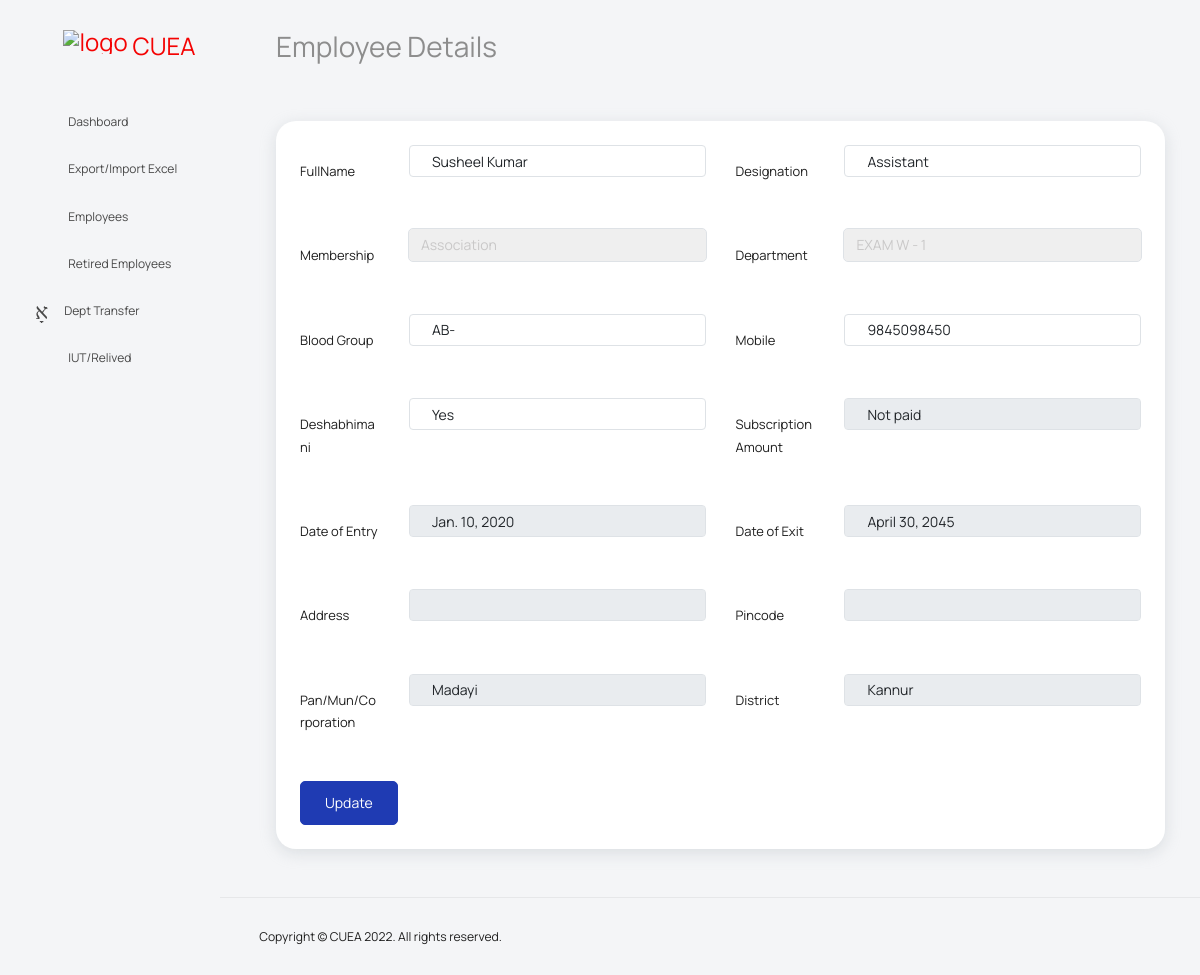
The page /details/39 (signed in) on the database as committed earlier.
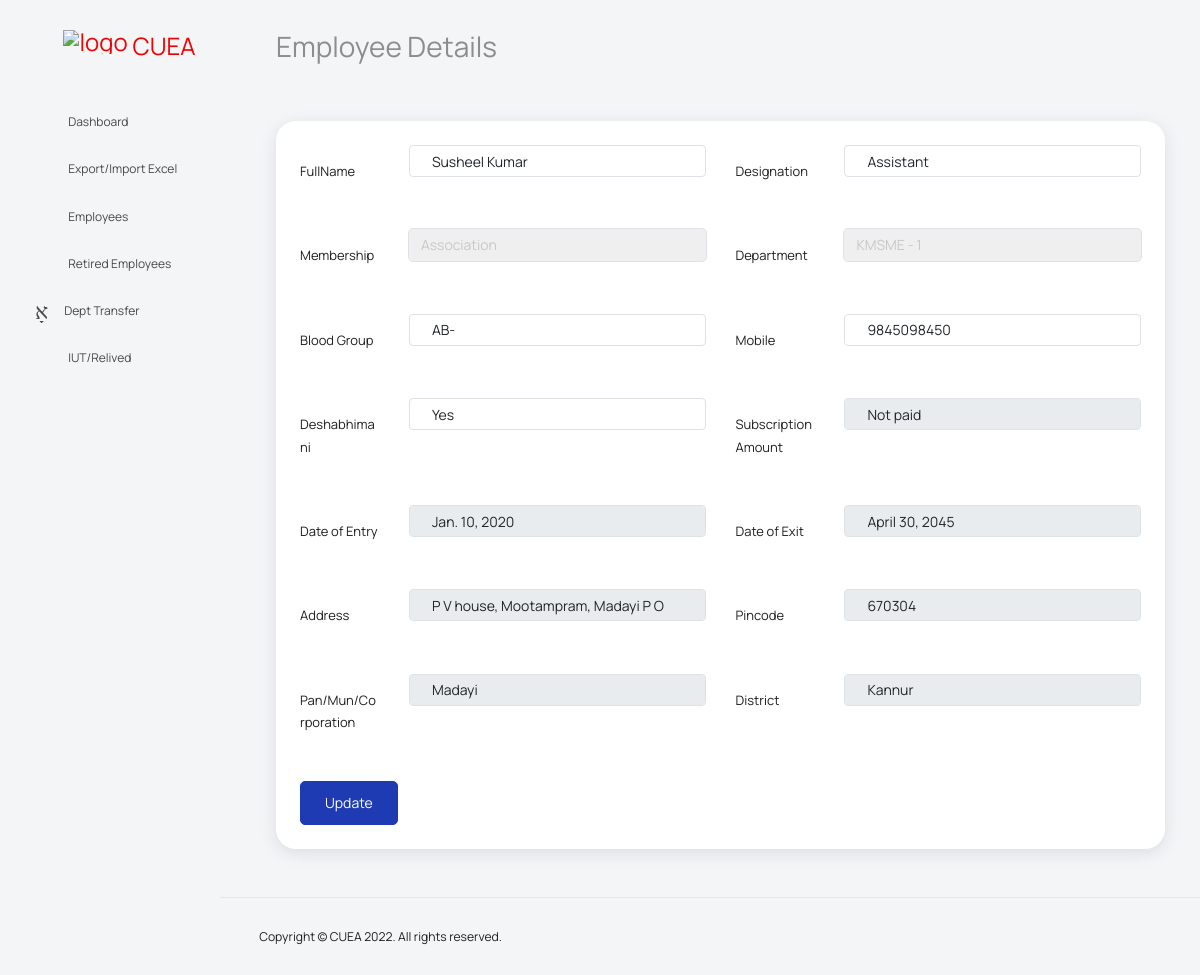
The same page on the database as committed later.
### contactsapp/models.py (models this page shows, shortened)
class Employees(models.Model):
    pf_number = models.IntegerField()
    name = models.CharField(max_length=50)
    sex = models.CharField(max_length=30, default="M")
    blood_group = models.CharField(max_length=10)
    mobile = models.CharField(max_length=20)
    address = models.TextField()
    district = models.CharField(max_length=20)
    pan_mun_cop = models.CharField(max_length=20)
    pin_code = models.CharField(max_length=20)

class EmployeeService(models.Model):
    MEMBERSHIP_CHOICES = (
        ("Association", "Association"),
        ("Union", "Union"),
        ("Neutral", "Neutral"),
    )
    employee = models.OneToOneField(Employees, on_delete=models.CASCADE, primary_key=True,)
    designation = models.CharField(max_length=50)
    department = models.ForeignKey(Section, null=True, on_delete=models.SET_NULL)
    membership = models.CharField(
                    max_length = 30,
                    choices = MEMBERSHIP_CHOICES,
                    default = 'Neuatral'
    )
    date_of_entry = models.DateField(null=True)
    date_of_retire = models.DateField(null=True)
    is_retired =  models.BooleanField(default=False)
    is_current_employee =  models.BooleanField(default=True)
    exit_remark = models.CharField(max_length=50, default="Retired")
    objects = models.Manager()
    dashboard = DashboardManager()

class EmployeeVote(models.Model):
    employee = models.OneToOneField(Employees, on_delete=models.CASCADE, primary_key=True,)
    legislative_assembly = models.CharField(max_length=30)
    loksabha_constituency = models.CharField(max_length=30)
    voters_id = models.CharField(max_length=30)
    deshabhimani_sub = models.CharField(default="No Sub", max_length=30)
    subscription_amount = models.CharField(max_length=20)
    dashboard = VoteManager()

### contactsapp/views.py (the view, shortened to what this page needs)
# urls.py: path('details/<pk>', EmployeeDetailView.as_view(), name="employee_detail_view"),
class EmployeeDetailView(LoginRequiredMixin, DetailView):
    model = Employees
    def get_context_data(self, *args, **kwargs):
        context = super(EmployeeDetailView,
             self).get_context_data(*args, **kwargs)
        context["sections"] = Section.objects.all()
        return context

### contactsapp/models.py (called while the page is built)
    def __str__(self):
        return '{unit}'.format(unit=self.unit)

    def __str__(self):
        return '{section} - {unit}'.format(section=self.section, unit=self.unit)

### contactsapp/templates/contactsapp/employees_detail.html (shortened to what this page needs)
<!DOCTYPE html>
<html lang="en">
<head>
  <link rel="stylesheet" href="/static/vendors/feather/feather.css">
  <link rel="stylesheet" href="/static/vendors/mdi/css/materialdesignicons.min.css">
  <link rel="stylesheet" href="/static/vendors/ti-icons/css/themify-icons.css">
  <link rel="stylesheet" href="/static/vendors/typicons/typicons.css">
  <link rel="stylesheet" href="/static/vendors/simple-line-icons/css/simple-line-icons.css">
  <link rel="stylesheet" href="/static/vendors/css/vendor.bundle.base.css">
  <link rel="stylesheet" href="/static/vendors/select2/select2.min.css">
  <link rel="stylesheet" href="/static/vendors/select2-bootstrap-theme/select2-bootstrap.min.css">
  <link rel="stylesheet" href="/static/css/vertical-layout-light/style.css">
</head>
<body>
  <div class="container-scroller">
    <nav class="navbar default-layout col-lg-12 col-12 p-0 fixed-top d-flex align-items-top flex-row">
      <div class="text-center navbar-brand-wrapper d-flex align-items-center justify-content-start">
        <div class="me-3">
          <button class="navbar-toggler navbar-toggler align-self-center" type="button" data-bs-toggle="minimize">
            <span class="icon-menu"></span>
          </button>
        </div>
        <div>
          <a class="navbar-brand brand-logo" href="../../index.html" style="color: #f40202;">
            <img src="/static/images/banner.png" alt="logo" style="margin-bottom: 11%;"/>
            <span>CUEA</span>
          </a>
        </div>
      </div>
      <div class="navbar-menu-wrapper d-flex align-items-top">
        <ul class="navbar-nav">
          <li class="nav-item font-weight-semibold d-none d-lg-block ms-0">
            <h1 class="welcome-text">Employee Details</h1>
          </li>
        </ul>
      </div>
    </nav>
    <div class="container-fluid page-body-wrapper">
      <nav class="sidebar sidebar-offcanvas" id="sidebar">
        <ul class="nav">
          <li class="nav-item">
            <a class="nav-link" href="/dashboard">
              <i class="mdi mdi-grid-large menu-icon"></i>
              <span class="menu-title">Dashboard</span>
            </a>
          </li>
          <li class="nav-item">
            <a class="nav-link" href="/upload-csv">
              <i class="menu-icon mdi mdi-cloud-upload"></i>
              <span class="menu-title">Export/Import Excel</span>
            </a>
          </li>
          <li class="nav-item">
            <a class="nav-link" href="/employees">
              <i class="menu-icon mdi mdi-account-multiple"></i>
              <span class="menu-title">Employees</span>
            </a>
          </li>
          <li class="nav-item">
            <a class="nav-link" href="/retired">
              <i class="menu-icon mdi mdi-account-off"></i>
              <span class="menu-title">Retired Employees</span>
            </a>
          </li>
          <li class="nav-item">
            <a class="nav-link" href="/transfer">
              <i class="menu-icon mdi mdi-account-arrow-right"></i>
              <span class="menu-title">Dept Transfer</span>
            </a>
          </li>
          <li class="nav-item">
            <a class="nav-link" href="/iut-relieve">
              <i class="menu-icon mdi mdi-account-star"></i>
              <span class="menu-title">IUT/Relived</span>
            </a>
          </li>
        </ul>
      </nav>
      <div class="main-panel">
        <div class="content-wrapper">
          <div class="row">
            <div class="col-12 grid-margin">
              <form method="post" {% url 'employee_detail_view' object.pk %}>
                <div class="card">
                  <div class="card-body">
                    <form class="form-sample">
                      <div class="row">
                        <div class="col-md-6">
                          <div class="form-group row">
                            <label class="col-sm-3 col-form-label">FullName</label>
                            <div class="col-sm-9">
                              <input type="text" name="name" class="form-control" value="{{object.name}}">
                            </div>
                          </div>
                        </div>
                        <div class="col-md-6">
                          <div class="form-group row">
                            <label class="col-sm-3 col-form-label">Designation</label>
                            <div class="col-sm-9">
                              <input type="text" class="form-control" name="designation"  value="{{object.employeeservice.designation}}">
                            </div>
                          </div>
                        </div>
                      </div>
                      <div class="row">
                        <div class="col-md-6">
                          <div class="form-group row">
                            <label class="col-sm-3 col-form-label">Membership</label>
                            <div class="col-sm-9">
                              <select class="form-control"  name="membership" >
                                {% for key, value in object.employeeservice.MEMBERSHIP_CHOICES %}
                                {% if key == object.employeeservice.membership %}
                                <option selected>{{key}}</option>
                                {% else %}
                                <option>{{key}}</option>
                                {% endif %}
                                {% endfor %}
                              </select>
                            </div>
                          </div>
                        </div>
                        <div class="col-md-6">
                          <div class="form-group row">
                            <label class="col-sm-3 col-form-label">Department</label>
                            <div class="col-sm-9">
                              <select class="form-control"  name="department" >
                                {% for section in sections %}
                                {% if section == object.employeeservice.department %}
                                <option value={{section.pk}} selected>{{section}}</option>
                                {% else %}
                                <option value={{section.pk}} >{{section}}</option>
                                {% endif %}
                                {% endfor %}
                              </select>
                            </div>
                          </div>
                        </div>
                      </div>
                      <div class="row">
                        <div class="col-md-6">
                          <div class="form-group row">
                            <label class="col-sm-3 col-form-label">Blood Group</label>
                            <div class="col-sm-9">
                              <input type="text" name="blood_group" class="form-control"   value="{{object.blood_group}}">
                            </div>
                          </div>
                        </div>
                        <div class="col-md-6">
                          <div class="form-group row">
                            <label class="col-sm-3 col-form-label">Mobile</label>
                            <div class="col-sm-9">
                              <input type="text" name="mobile"  class="form-control"   value="{{object.mobile}}">
                            </div>
                          </div>
                        </div>
                      </div>
                      <div class="row">
                        <div class="col-md-6">
                          <div class="form-group row">
                            <label class="col-sm-3 col-form-label">Deshabhimani</label>
                            <div class="col-sm-9">
                              <input type="text" class="form-control"   value="{{object.employeevote.deshabhimani_sub}}">
                            </div>
                          </div>
                        </div>
                        <div class="col-md-6">
                          <div class="form-group row">
                            <label class="col-sm-3 col-form-label">Subscription Amount</label>
                            <div class="col-sm-9">
                              <input type="text" class="form-control" disabled value="{{object.employeevote.subscription_amount}}">
                            </div>
                          </div>
                        </div>
                      </div>
                      <div class="row">
                        <div class="col-md-6">
                          <div class="form-group row">
                            <label class="col-sm-3 col-form-label">Date of Entry</label>
                            <div class="col-sm-9">
                              <input type="text" class="form-control" disabled value="{{object.employeeservice.date_of_entry}}">
                            </div>
                          </div>
                        </div>
                        <div class="col-md-6">
                          <div class="form-group row">
                            <label class="col-sm-3 col-form-label">Date of Exit</label>
                            <div class="col-sm-9">
                              <input type="text" class="form-control" disabled value="{{object.employeeservice.date_of_retire}}">
                            </div>
                          </div>
                        </div>
                      </div>
                      <div class="row">
                        <div class="col-md-6">
                          <div class="form-group row">
                            <label class="col-sm-3 col-form-label">Address</label>
                            <div class="col-sm-9">
                              <input type="text" name="address" disabled  class="form-control" value="{{object.address}}">
                            </div>
                          </div>
                        </div>
                        <div class="col-md-6">
                          <div class="form-group row">
                            <label class="col-sm-3 col-form-label">Pincode</label>
                            <div class="col-sm-9">
                              <input type="text" name="pin_code" disabled class="form-control" value="{{object.pin_code}}">
                            </div>
                          </div>
                        </div>
                      </div>
                      <div class="row">
                        <div class="col-md-6">
                          <div class="form-group row">
                            <label class="col-sm-3 col-form-label">Pan/Mun/Corporation</label>
                            <div class="col-sm-9">
                              <input type="text" name="pan_mun_cop" disabled class="form-control" value="{{object.pan_mun_cop}}">
                            </div>
                          </div>
                        </div>
                        <div class="col-md-6">
                          <div class="form-group row">
                            <label class="col-sm-3 col-form-label">District</label>
                            <div class="col-sm-9">
                              <input type="text" name="district" disabled class="form-control" value="{{object.district}}">
                            </div>
                          </div>
                        </div>
                      </div>
                      <div class="row">
                        <div class="col-md-12">
                          <button type="submit" class="btn btn-primary me-2">Update</button>
                        </div>
                      </div>
                    </form>
                  </div>
                </div>
              </div>
          </div>
        </div>
        <footer class="footer">
          <div class="d-sm-flex justify-content-center justify-content-sm-between">
            <span class="float-none float-sm-right d-block mt-1 mt-sm-0 text-center">Copyright © CUEA 2022. All rights reserved.</span>
          </div>
        </footer>
      </div>
    </div>
  </div>
</body>
</html>

Rows that differ between the two databases and show on the page:
changed Employees "Susheel Kumar": address (not shown) → "P V house, Mootampram, Madayi P O"; pin_code (not shown) → "670304"
Other text that changed with them:
form field department: "EXAM W - 1" → "KMSME - 1"
